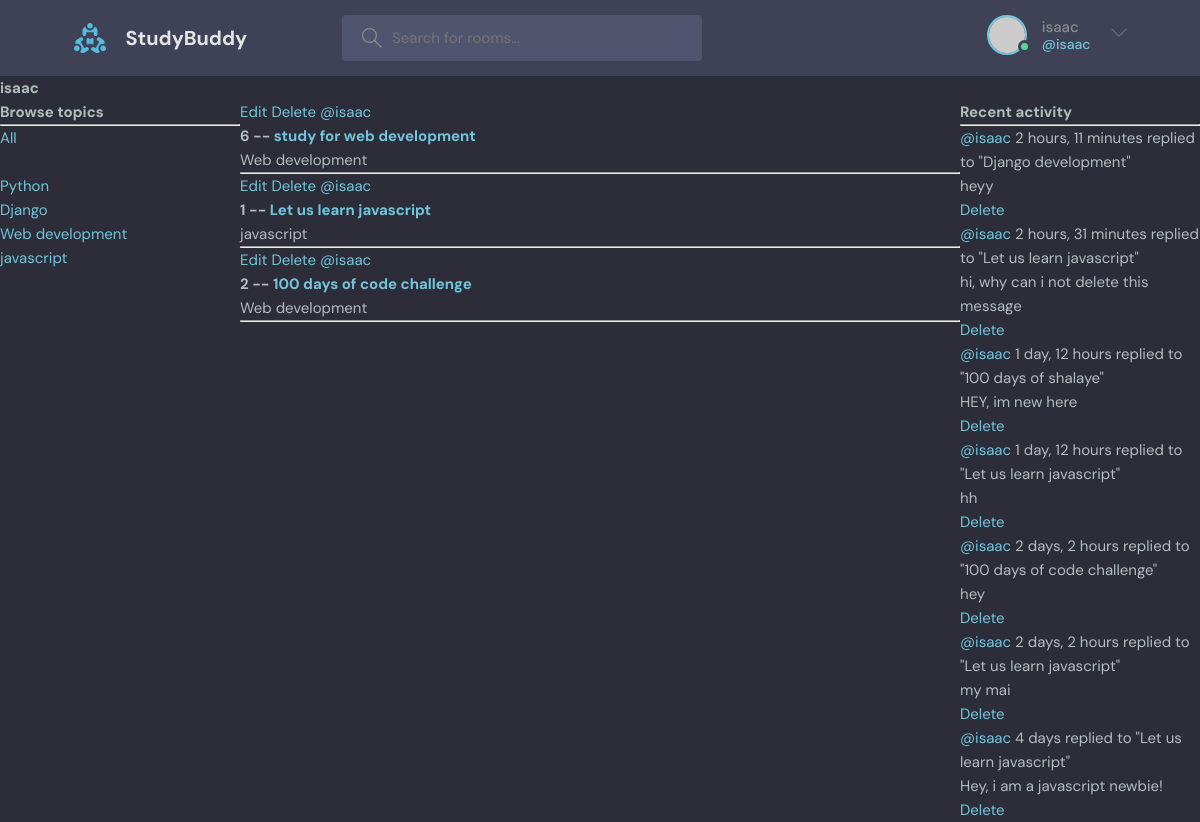
Screenshot of /profile/1 (signed in) with the database file from the repository.
### base/models.py (models this page shows, shortened)
class Topic(models.Model):
    name = models.CharField(max_length=200)

class Room(models.Model):
    host = models.ForeignKey(User, on_delete=models.SET_NULL, null=True)
    topic = models.ForeignKey(Topic, on_delete=models.SET_NULL, null=True)
    name = models.CharField(max_length=200)
    description = models.TextField(null=True, blank=True)
    participants = models.ManyToManyField(
        User, related_name="participants", blank=True)
    updated = models.DateTimeField(auto_now=True)
    created = models.DateTimeField(auto_now_add=True)
    class Meta:
        ordering = ["-updated", "-created"]
    def __str__(self):
        return self.name

class Message(models.Model):
    user = models.ForeignKey(User, on_delete=models.CASCADE)
    room = models.ForeignKey(Room, on_delete=models.CASCADE)
    body = models.TextField()
    updated = models.DateTimeField(auto_now=True)
    created = models.DateTimeField(auto_now_add=True)
    class Meta:
        ordering = ["-updated", "-created"]
    def __str__(self):
        return self.body[0:50]

### base/views.py (the view)
# urls.py: path("profile/<str:pk>", userProfile, name="user-profile"),
def userProfile(request, pk):
    user = User.objects.get(id=pk)
    rooms = user.room_set.all()
    room_messages = user.message_set.all()
    topics = Topic.objects.all()
    context = {"user": user, "rooms": rooms,
               "topics": topics, "room_messages": room_messages}
    return render(request, "base/profile.html", context)

### base/templates/base/profile.html (shortened to what this page needs)
{% extends 'main.html' %} {% block content %}
<h1>{{user.username}}</h1>
<div class="profile-container">
	<div>
		{% include "base/topics_component.html" %}
		<div>
			<div>{% include "base/feed_component.html" %}</div>
		</div>
		<div>{% include 'base/activity_component.html' %}</div>
	</div>
	{% endblock content %}

### templates/navbar.html (shortened to what this page needs)
{% load static %}
<header class="header header--loggedIn">
	<div class="container">
		<a href="{% url 'home' %}" class="header__logo">
			<img src="{% static 'images/logo.svg' %}" />
			<h1>StudyBuddy</h1>
		</a>
		<form class="header__search" method="GET" action="{% url 'home' %}">
			<label>
				<input name="q" placeholder="Search for rooms..." />
			</label>
		</form>
		<nav class="header__menu">
			{% if request.user.is_authenticated %}
			<div class="header__user">
				<a href="profile.html">
					<div class="avatar avatar--medium active">
						<img src="https://randomuser.me/api/portraits/men/37.jpg" />
					</div>
					<p>
						{{request.user.username}} <span>@{{request.user.username}}</span>
					</p>
				</a>
				<button class="dropdown-button">
					<svg
						version="1.1"
						xmlns="http://www.w3.org/2000/svg"
						width="32"
						height="32"
						viewBox="0 0 32 32"
					>
						<title>chevron-down</title>
						<path d="M16 21l-13-13h-3l16 16 16-16h-3l-13 13z"></path>
					</svg>
				</button>
			</div>
			{% else %}
			<a href="{% url 'login' %}">
				<img src="{% static 'images/avatar.svg' %}" />
				<p>Login</p>
			</a>
			{% endif %}
		</nav>
	</div>
</header>

### base/templates/base/topics_component.html
<h3>Browse topics</h3>
		<hr>
		<div>
			<a href="{% url "home"%}">All</a>
		</div>
		<br>
		{% for topic in topics %}
			<div>
				<a href="{% url "home" %}?q={{topic.name }}">{{topic.name}}</a>
			</div>
		{% endfor %}
	</div>

### base/templates/base/feed_component.html
{%for room in rooms%}
		<div>
			{% if request.user == room.host %}
				<a href="{%url "update-room" room.id %}">Edit</a>
				<a href="{%url "delete-room" room.id %}" >Delete</a>
			{% endif %}
			<a href={%url "user-profile" room.host.id %}>@{{room.host.username}}</a>
			<h5>{{room.id}} -- <a href="{% url "room" room.id%}">{{room.name}}</a></h5>
			<small>{{room.topic.name}}</small>
			<hr>
		</div>
		{% endfor %}

### base/templates/base/activity_component.html
    <h3>Recent activity</h3>
    <hr>
    {% for message in room_messages %}
    <div>
        <small><a href="{% url "user-profile" message.user.id%}">@{{message.user}}</a> {{message.created|timesince}}</small>
        <small>replied to "{{message.room}}"</small>
        <p>{{message}}</p>
        {% if request.user == message.user %}
            <a href="{% url "delete-message" message.id %}">Delete</a>
        {%endif%}
    </div>
    {% endfor %}

### static/styles/style.css (style rules this page uses)
:root { --color-main: #71c6dd; --color-main-light: #e1f6fb; --color-dark: #3f4156; --color-dark-medium: #51546e; --color-dark-light: #696d97; --color-light: #e5e5e5; --color-gray: #8b8b8b; --color-light-gray: #b2bdbd; --color-bg: #2d2d39; --color-success: #5dd693; --color-error: #fc4b0b; }
* { font-family: "DM Sans", -apple-system, BlinkMacSystemFont, "Segoe UI", Roboto, Oxygen, Ubuntu, Cantarell, "Open Sans", "Helvetica Neue", sans-serif; margin: 0; padding: 0; box-sizing: border-box; text-rendering: optimizeLegibility; font-size: inherit; }
html { font-size: 56.25%; }
@media only screen and (min-width: 1200px) { html { font-size: 62.5%; } }
body { line-height: 1.6; font-weight: 400; font-size: 1.5rem; color: var(--color-light-gray); background-color: var(--color-bg); min-height: 100vh; }
img { width: 100%; }
a { display: inline-block; color: var(--color-main); text-decoration: none; }
.container { max-width: 120rem; width: 90%; margin: auto; }
.avatar { position: relative; display: inline-block; border-radius: 50%; border: 2px solid var(--color-main); }
.avatar img { display: block; border-radius: 50%; object-fit: cover; object-position: center; }
.avatar::after { content: ""; display: block; position: absolute; background-color: var(--color-gray); z-index: 111; border-radius: 50%; border: 0.3rem solid var(--color-dark); }
.avatar.active::after { background-color: var(--color-success); }
.avatar.avatar--medium img { width: 3.6rem; height: 3.6rem; border-radius: 50%; }
.avatar.avatar--medium:after { width: 0.7rem; height: 0.7rem; bottom: 0px; right: -6px; }
.header { padding: 1.5rem; background-color: var(--color-dark); }
.header > .container { display: flex; gap: 9.5rem; }
.header__logo, .header__user { display: flex; gap: 2rem; align-items: center; }
.header__logo > img { height: 3.2rem; width: 3.2rem; }
.header__logo > h1 { font-weight: 700; font-size: 2rem; color: var(--color-light); }
.header__search > label { background-color: var(--color-dark-medium); padding: 1.3rem 1rem; display: flex; align-items: center; gap: 1rem; border-radius: 4px; }
.header__search svg { fill: var(--color-gray); width: 2rem; height: 2rem; margin-left: 1rem; }
.header__search input { width: 30rem; background: transparent; border: none; outline: none; color: var(--color-light); }
.header__menu { margin-left: auto; position: relative; }
.header__menu a { display: flex; gap: 1.5rem; align-items: center; font-weight: 500; text-decoration: none; color: var(--color-gray); }
.header__menu img { height: 3.6rem; }
.header__menu p { line-height: 1.2; }
.header__menu span { color: var(--color-main); font-weight: 500; font-size: 1.4rem; display: block; }
.header__menu svg { width: 1.6rem; height: 1.6rem; fill: var(--color-dark-light); }
.dropdown-button { background: transparent; border: 0; outline: 0; cursor: pointer; }

### base/templates/base/profile.html (style rules this page uses)
.profile-container { display: grid; grid-template-columns: 1fr 3fr 1fr; }

### rows the page displays
Topic: name "Python"
Topic: name "Django"
Topic: name "Web development"
Topic: name "javascript"
Room: shows "Edit", host.username "isaac", id "6", name "study for web development", topic.name "Web development"
Room: shows "Edit", host.username "isaac", id "1", name "Let us learn javascript", topic.name "javascript"
Room: shows "Edit", host.username "isaac", id "2", name "100 days of code challenge", topic.name "Web development"
Message: user "isaac", created "2 hours, 11 minutes", room "Django development", body "heyy", shows "Delete"
Message: user "isaac", created "2 hours, 31 minutes", room "Let us learn javascript", body "hi, why can i not delete this message", shows "Delete"
Message: user "isaac", created "1 day, 12 hours", room "100 days of shalaye", body "HEY, im new here", shows "Delete"
Message: user "isaac", created "1 day, 12 hours", room "Let us learn javascript", body "hh", shows "Delete"
Message: user "isaac", created "2 days, 2 hours", room "100 days of code challenge", body "hey", shows "Delete"
Message: user "isaac", created "2 days, 2 hours", room "Let us learn javascript", body "my mai", shows "Delete"
Message: user "isaac", created "4 days", room "Let us learn javascript", body "Hey, i am a javascript newbie!", shows "Delete"

### other values shown
{{ request.user.username }} "isaac"
{{ user.username }} "isaac"
